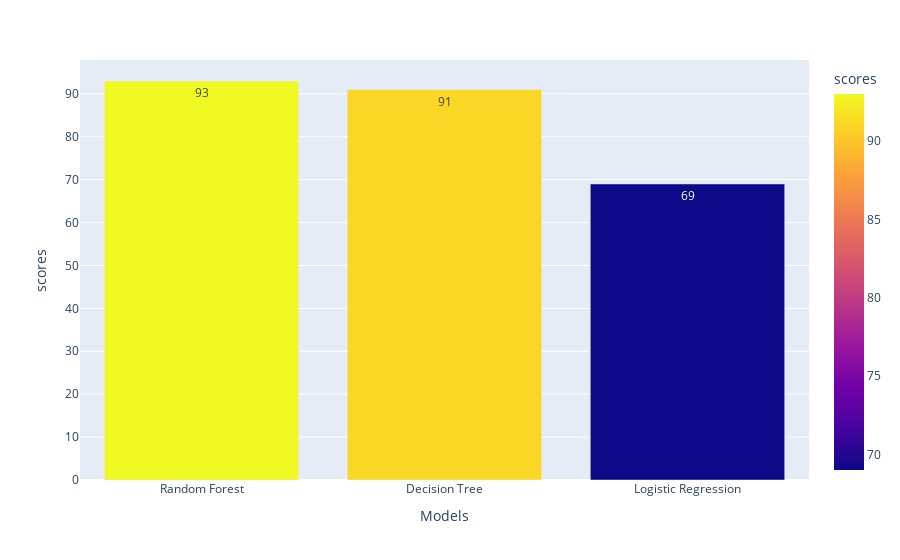

Here is the notebook cell this chart was saved with:
### Code cell
px.bar(score_df,x='Models',y='scores',color='scores',text='scores')

### Figure 1 — Plotly figure (JSON) as saved in the notebook; plotly's stock layout.template omitted (floating-point values rounded to 4 significant figures)
{"data": [{"alignmentgroup": "True", "hovertemplate": "Models=%{x}<br>scores=%{marker.color}<extra></extra>", "legendgroup": "", "marker": {"color": [93, 91, 69], "coloraxis": "coloraxis", "pattern": {"shape": ""}}, "name": "", "offsetgroup": "", "orientation": "v", "showlegend": false, "text": [93, 91, 69], "textposition": "auto", "type": "bar", "x": ["Random Forest", "Decision Tree", "Logistic Regression"], "xaxis": "x", "y": [93, 91, 69], "yaxis": "y"}], "layout": {"autosize": true, "barmode": "relative", "coloraxis": {"colorbar": {"title": {"text": "scores"}}, "colorscale": [[0, "#0d0887"], [0.1111, "#46039f"], [0.2222, "#7201a8"], [0.3333, "#9c179e"], [0.4444, "#bd3786"], [0.5556, "#d8576b"], [0.6667, "#ed7953"], [0.7778, "#fb9f3a"], [0.8889, "#fdca26"], [1, "#f0f921"]]}, "legend": {"tracegroupgap": 0}, "margin": {"t": 60}, "xaxis": {"anchor": "y", "autorange": true, "domain": [0, 1], "range": [-0.5, 2.5], "title": {"text": "Models"}, "type": "category"}, "yaxis": {"anchor": "x", "autorange": true, "domain": [0, 1], "range": [0, 97.89], "title": {"text": "scores"}, "type": "linear"}}}
